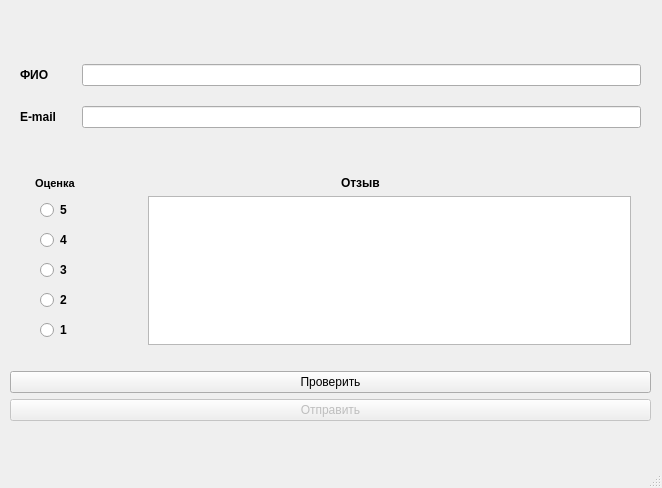
<?xml version="1.0" encoding="UTF-8"?>
<ui version="4.0">
 <class>MainWindow</class>
 <widget class="QMainWindow" name="MainWindow">
  <property name="geometry">
   <rect>
    <x>0</x>
    <y>0</y>
    <width>662</width>
    <height>488</height>
   </rect>
  </property>
  <property name="sizePolicy">
   <sizepolicy hsizetype="Minimum" vsizetype="Minimum">
    <horstretch>0</horstretch>
    <verstretch>0</verstretch>
   </sizepolicy>
  </property>
  <property name="windowTitle">
   <string>MainWindow</string>
  </property>
  <widget class="QWidget" name="centralwidget">
   <widget class="QWidget" name="verticalLayoutWidget">
    <property name="geometry">
     <rect>
      <x>10</x>
      <y>0</y>
      <width>641</width>
      <height>441</height>
     </rect>
    </property>
    <layout class="QVBoxLayout" name="verticalLayout">
     <property name="sizeConstraint">
      <enum>QLayout::SetMinAndMaxSize</enum>
     </property>
     <item>
      <layout class="QHBoxLayout" name="horizontalLayout">
       <property name="topMargin">
        <number>32</number>
       </property>
       <property name="bottomMargin">
        <number>10</number>
       </property>
       <item>
        <layout class="QVBoxLayout" name="verticalLayout_3">
         <property name="spacing">
          <number>20</number>
         </property>
         <property name="leftMargin">
          <number>10</number>
         </property>
         <property name="topMargin">
          <number>32</number>
         </property>
         <property name="rightMargin">
          <number>10</number>
         </property>
         <property name="bottomMargin">
          <number>32</number>
         </property>
         <item>
          <widget class="QLabel" name="label_2">
           <property name="font">
            <font>
             <weight>75</weight>
             <bold>true</bold>
            </font>
           </property>
           <property name="layoutDirection">
            <enum>Qt::RightToLeft</enum>
           </property>
           <property name="text">
            <string>ФИО</string>
           </property>
          </widget>
         </item>
         <item>
          <widget class="QLabel" name="label">
           <property name="font">
            <font>
             <weight>75</weight>
             <bold>true</bold>
            </font>
           </property>
           <property name="layoutDirection">
            <enum>Qt::RightToLeft</enum>
           </property>
           <property name="text">
            <string>E-mail</string>
           </property>
          </widget>
         </item>
        </layout>
       </item>
       <item>
        <layout class="QVBoxLayout" name="verticalLayout_2" stretch="0,0">
         <property name="spacing">
          <number>20</number>
         </property>
         <property name="leftMargin">
          <number>10</number>
         </property>
         <property name="topMargin">
          <number>32</number>
         </property>
         <property name="rightMargin">
          <number>10</number>
         </property>
         <property name="bottomMargin">
          <number>32</number>
         </property>
         <item>
          <widget class="QLineEdit" name="lineEdit_2"/>
         </item>
         <item>
          <widget class="QLineEdit" name="lineEdit"/>
         </item>
        </layout>
       </item>
      </layout>
     </item>
     <item>
      <layout class="QHBoxLayout" name="horizontalLayout_4">
       <property name="leftMargin">
        <number>25</number>
       </property>
       <property name="rightMargin">
        <number>10</number>
       </property>
       <item>
        <widget class="QLabel" name="label_4">
         <property name="sizePolicy">
          <sizepolicy hsizetype="Preferred" vsizetype="Preferred">
           <horstretch>10</horstretch>
           <verstretch>0</verstretch>
          </sizepolicy>
         </property>
         <property name="minimumSize">
          <size>
           <width>0</width>
           <height>0</height>
          </size>
         </property>
         <property name="sizeIncrement">
          <size>
           <width>10</width>
           <height>0</height>
          </size>
         </property>
         <property name="font">
          <font>
           <pointsize>8</pointsize>
           <weight>75</weight>
           <bold>true</bold>
          </font>
         </property>
         <property name="text">
          <string>Оценка</string>
         </property>
        </widget>
       </item>
       <item>
        <widget class="QLabel" name="label_3">
         <property name="sizePolicy">
          <sizepolicy hsizetype="Preferred" vsizetype="Preferred">
           <horstretch>10</horstretch>
           <verstretch>0</verstretch>
          </sizepolicy>
         </property>
         <property name="font">
          <font>
           <weight>75</weight>
           <bold>true</bold>
          </font>
         </property>
         <property name="text">
          <string>Отзыв</string>
         </property>
        </widget>
       </item>
      </layout>
     </item>
     <item>
      <layout class="QHBoxLayout" name="horizontalLayout_2">
       <property name="bottomMargin">
        <number>0</number>
       </property>
       <item>
        <layout class="QVBoxLayout" name="verticalLayout_4">
         <property name="leftMargin">
          <number>30</number>
         </property>
         <property name="rightMargin">
          <number>50</number>
         </property>
         <item>
          <widget class="QRadioButton" name="radioButton_5">
           <property name="enabled">
            <bool>true</bool>
           </property>
           <property name="font">
            <font>
             <weight>75</weight>
             <bold>true</bold>
            </font>
           </property>
           <property name="text">
            <string>5</string>
           </property>
          </widget>
         </item>
         <item>
          <widget class="QRadioButton" name="radioButton_4">
           <property name="font">
            <font>
             <weight>75</weight>
             <bold>true</bold>
            </font>
           </property>
           <property name="text">
            <string>4</string>
           </property>
          </widget>
         </item>
         <item>
          <widget class="QRadioButton" name="radioButton_3">
           <property name="font">
            <font>
             <weight>75</weight>
             <bold>true</bold>
            </font>
           </property>
           <property name="text">
            <string>3</string>
           </property>
          </widget>
         </item>
         <item>
          <widget class="QRadioButton" name="radioButton_2">
           <property name="font">
            <font>
             <weight>75</weight>
             <bold>true</bold>
            </font>
           </property>
           <property name="text">
            <string>2</string>
           </property>
          </widget>
         </item>
         <item>
          <widget class="QRadioButton" name="radioButton">
           <property name="font">
            <font>
             <weight>75</weight>
             <bold>true</bold>
            </font>
           </property>
           <property name="text">
            <string>1</string>
           </property>
          </widget>
         </item>
        </layout>
       </item>
       <item>
        <layout class="QVBoxLayout" name="verticalLayout_5">
         <property name="leftMargin">
          <number>20</number>
         </property>
         <property name="rightMargin">
          <number>20</number>
         </property>
         <item>
          <widget class="QTextEdit" name="textEdit">
           <property name="sizePolicy">
            <sizepolicy hsizetype="Expanding" vsizetype="Expanding">
             <horstretch>10</horstretch>
             <verstretch>10</verstretch>
            </sizepolicy>
           </property>
          </widget>
         </item>
        </layout>
       </item>
      </layout>
     </item>
     <item>
      <spacer name="horizontalSpacer">
       <property name="orientation">
        <enum>Qt::Horizontal</enum>
       </property>
       <property name="sizeHint" stdset="0">
        <size>
         <width>40</width>
         <height>20</height>
        </size>
       </property>
      </spacer>
     </item>
     <item>
      <widget class="QPushButton" name="pushButton">
       <property name="text">
        <string>Проверить</string>
       </property>
      </widget>
     </item>
     <item>
      <widget class="QPushButton" name="pushButton_1">
       <property name="enabled">
        <bool>false</bool>
       </property>
       <property name="text">
        <string>Отправить</string>
       </property>
      </widget>
     </item>
     <item>
      <spacer name="horizontalSpacer_2">
       <property name="orientation">
        <enum>Qt::Horizontal</enum>
       </property>
       <property name="sizeHint" stdset="0">
        <size>
         <width>40</width>
         <height>20</height>
        </size>
       </property>
      </spacer>
     </item>
    </layout>
   </widget>
  </widget>
  <widget class="QMenuBar" name="menubar">
   <property name="geometry">
    <rect>
     <x>0</x>
     <y>0</y>
     <width>662</width>
     <height>21</height>
    </rect>
   </property>
  </widget>
  <widget class="QStatusBar" name="statusbar"/>
 </widget>
 <resources/>
 <connections/>
</ui>
